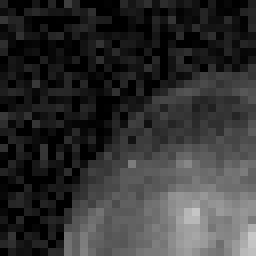
#> input picture sem3/imagePro/SA1/moon_small2.png, 32 x 32 px (shown 8 times larger)
$ python shortAssignment1.py   (older library calls are emulated)
#> lines starting #> are read from the running program, lines starting #| are printed output that depends on the picture
#Maria Eduarda Kawakami Moreira - 11218751
#SSC0251 - Image Processing
#01/2020
#Short Assignment 1: Filtering in Fourier Domain

import numpy as np
import imageio

def DFT1D(f):
    F = np.zeros(f.shape, dtype=np.complex64)
    n = f.shape[0]

    x =  np.arange(n)
    for u in np.arange(n):
        F[u] = np.sum(f*np.exp((1j*2*np.pi* u*x) / n))

    return F/np.sqrt(n)

def DFT2D(f):
    F = np.zeros(f.shape, dtype=np.complex64)
    n, m = f.shape[0:2]

    x = np.arange(n).reshape(n,1)
    y = np.arange(m).reshape(1,m)

    for u in np.arange(n):
        for v in np.arange(m):
            F[u,v] = np.sum(f * np.exp( (-1j*2*np.pi) * (((u*x)/n)+((v*y)/m))))

    return F/np.sqrt(n*m)

def IDFT2D(F):
    f = np.zeros(F.shape, dtype=np.complex64)
    n, m = F.shape[0:2]

    u = np.arange(n).reshape(n,1)
    v = np.arange(m).reshape(1,m)

    for x in np.arange(n):
        for y in np.arange(m):
            f[x,y] = np.sum(F * np.exp( (1j*2*np.pi) * (((u*x)/n)+((v*y)/m))))

    return np.abs(np.real(f/np.sqrt(n*m)))

def fourierSpectrum(F):
    return np.abs(F)

def RMSE(f, g):
    n, m = f.shape()
    error = np.subtract(input_img.astype(np.float), output_img.astype(np.float))
    error = np.divide(np.sum(np.square(error), n*m))
    return np.round(np.sqrt(error), 4)

def main():
    filename = str(input()).rstrip()
#> the answer given: moon_small2.png
    input_img = imageio.imread(filename)
#> input_img is the input picture: shape (32, 32); min 0, max 200, mean 50.3
    T = float(input()) #threshold
#> the answer given: 100

    # Apply DFT
    F1 = DFT2D(input_img)
    # Get the Fourier Spectrum (|F(u,v)|)
    spectrum = fourierSpectrum(F1)
#> in fourierSpectrum, `return np.abs(F)`:
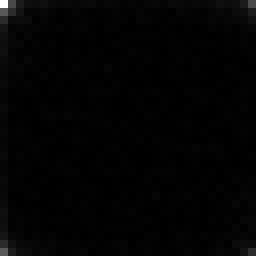
#> returned value: shape (32, 32) float32 (shown 8 times larger); min 0.818, max 1608.9, mean 23.1; drawn with min black and max white
    # Second peak
    p2 = np.partition(spectrum.flatten(), -2)[-2]
#> p2 = 564.4

    # New threshold (p2 * T)
    print("Threshold=%.4f" % (p2*T))
#| Threshold=56444.5496

    # Set to zero all coefficients under the new threshold
    F1[np.abs(F1)<p2*T] = 0

    #Counting how many coefficients are under this condition
    coefficients = np.count_nonzero(np.abs(F1)<p2*T)
#> coefficients = 1024
    print("Filtered Coefficients=%d" % coefficients)
#| Filtered Coefficients=1024

    # Apply IDFT
    filtered = IDFT2D(F1)
#> in IDFT2D, `return np.abs(np.real(f/np.sqrt(n*m)))`: returned value: shape (32, 32) float32; every value is 0

    originalMean = np.mean(input_img)
#> originalMean = 50.28
    newMean = np.mean(filtered)
#> newMean = 0
    print("Original Mean=%.2f" % originalMean)
#| Original Mean=50.28
    print("New Mean=%.2f" % newMean)
#| New Mean=0.00

if __name__ == '__main__':
    main()
